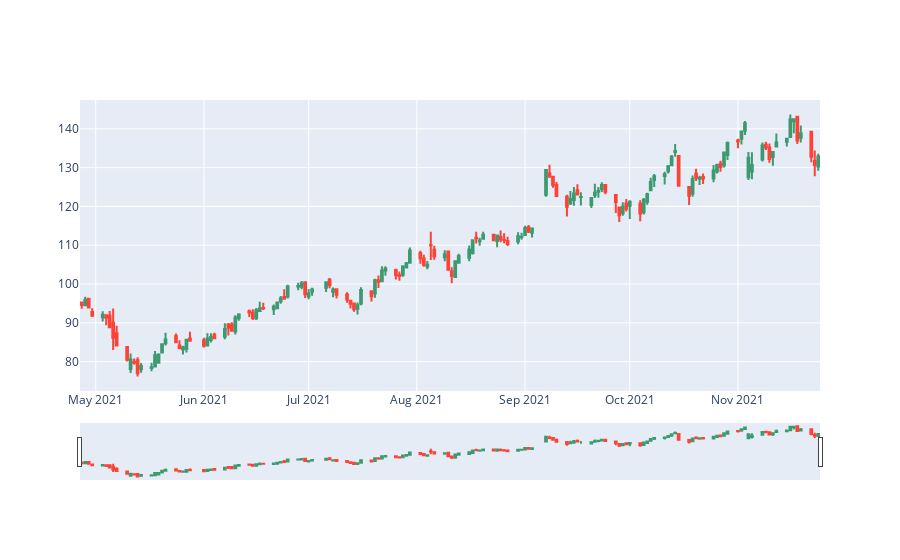

Notebook code for this chart:
### Code cell
weight_avg_portfolio_plot = make_candle(count_mean_measure_all_sec(dict_companies_data))
plotly.offline.iplot(fig, filename='filename.png')

### Figure 1 — Plotly figure (JSON) as saved in the notebook; plotly's stock layout.template omitted (floating-point values rounded to 4 significant figures; data arrays with more than 128 entries replaced by an {"elided": "..."} marker saying what was removed)
{"data": [{"close": {"elided": "149 float values"}, "high": {"elided": "149 float values"}, "low": {"elided": "149 float values"}, "open": {"elided": "149 float values"}, "type": "candlestick", "x": {"elided": "149 str values"}}], "layout": {}}
